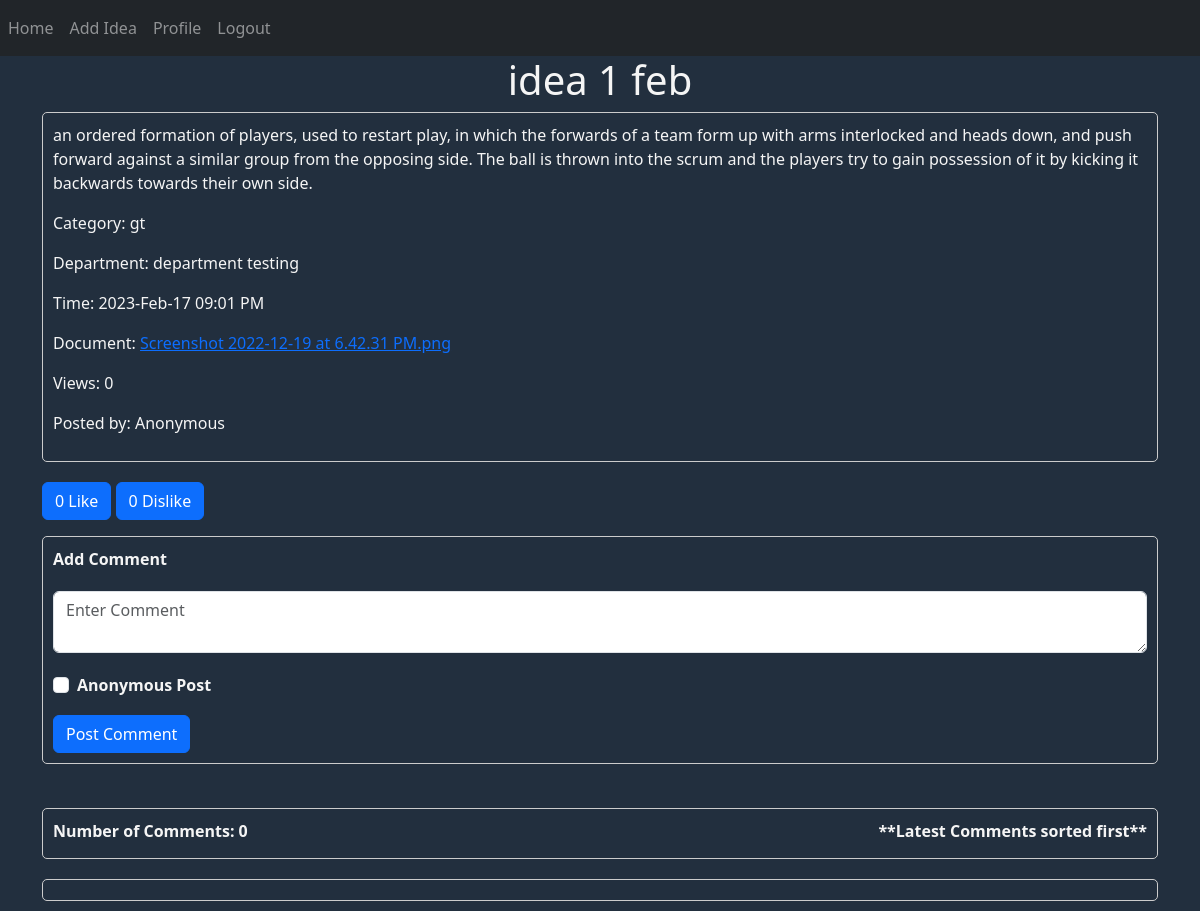
Before: /idea/26 (signed in) with the older database file.
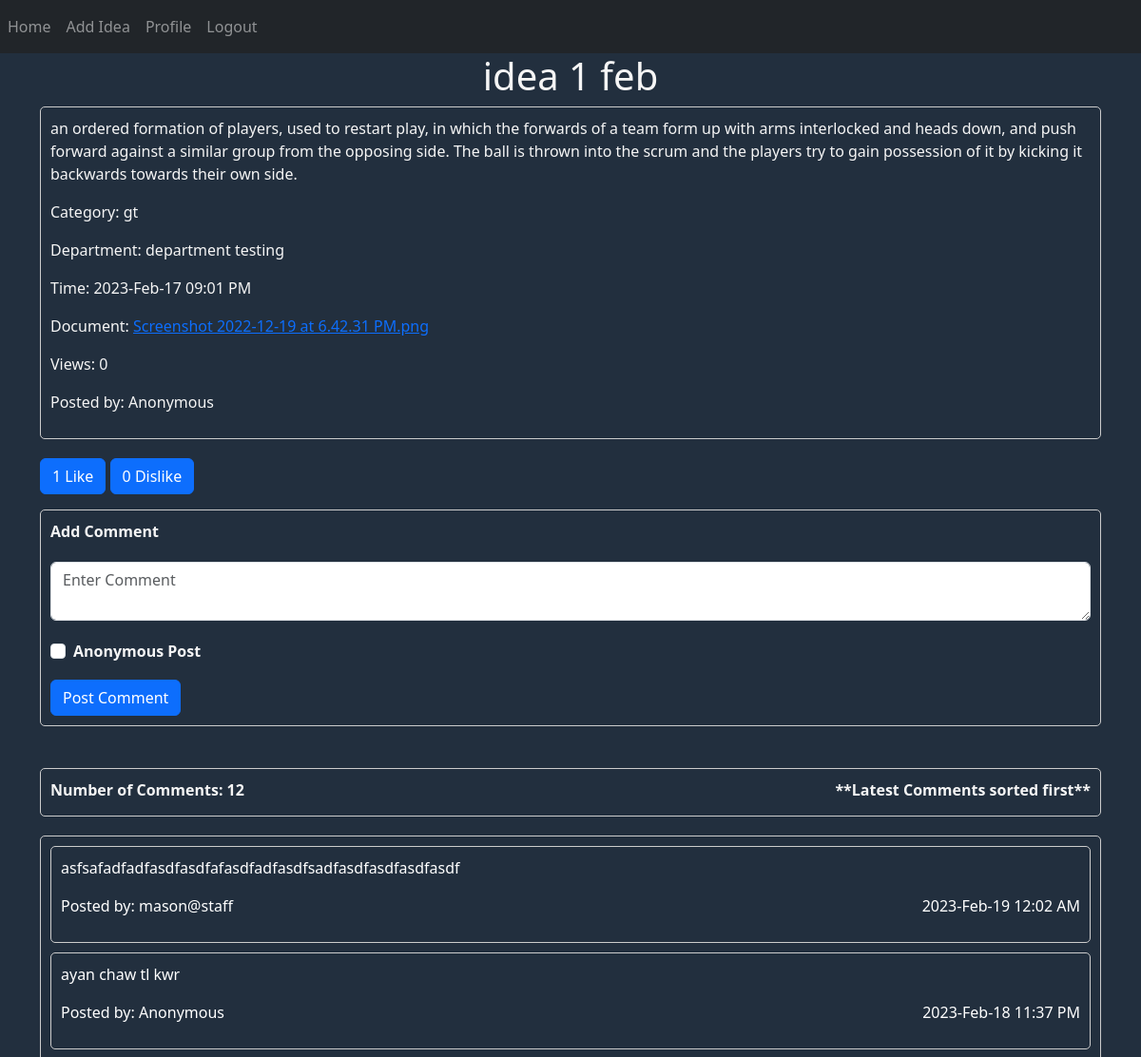
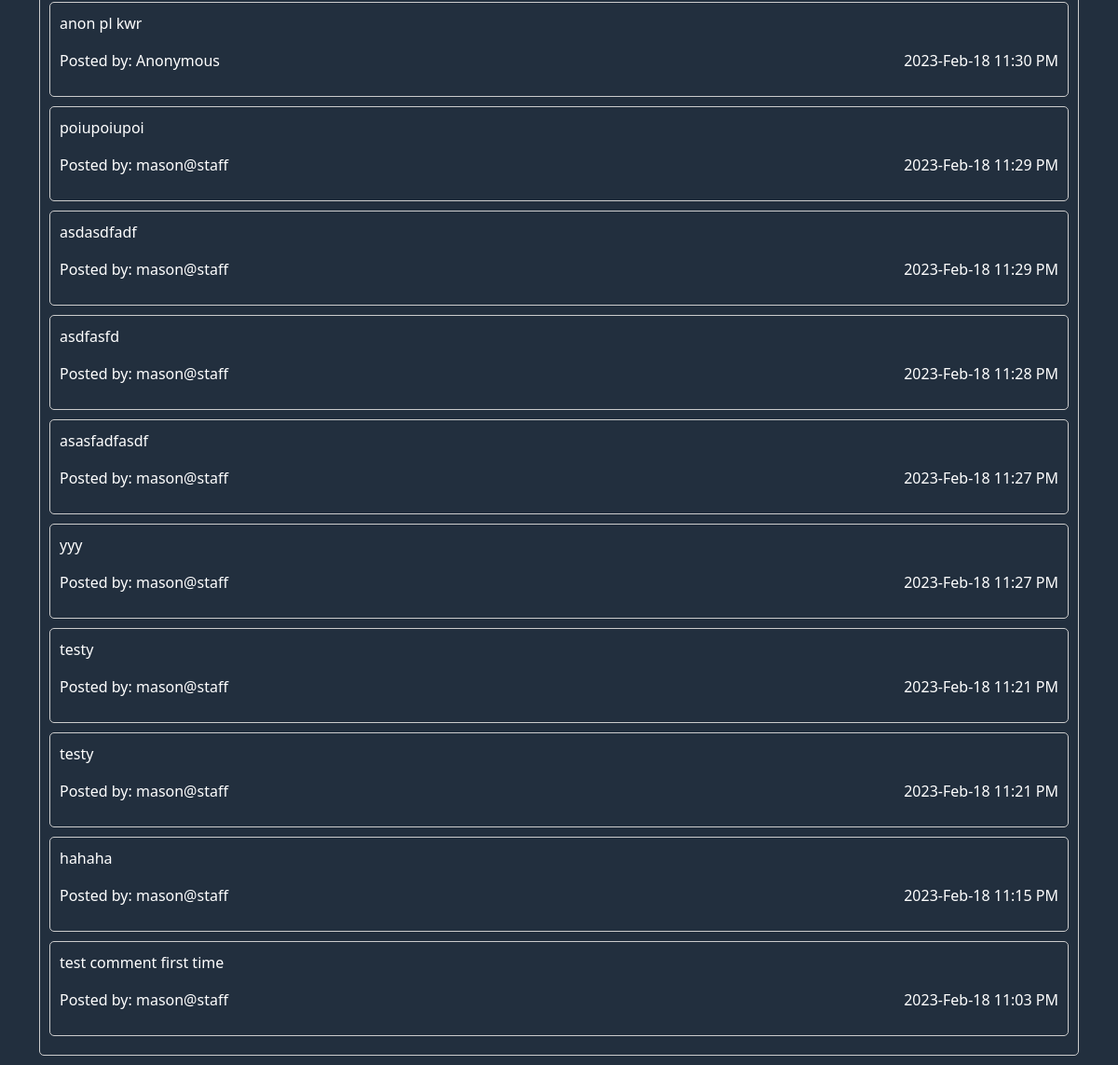
After: the same page with the newer database file (2 pictures, top to bottom).
### website/models.py (models this page shows, shortened)
class Ideas(db.Model, UserMixin):
    id = db.Column(db.Integer, primary_key=True)
    staff_id = db.Column(db.Integer, db.ForeignKey('staff.id'))
    staff = db.relationship('Staff', backref='ideas')
    title = db.Column(db.String(150))
    category = db.Column(db.Integer, db.ForeignKey('category.id'))
    time = db.Column(db.DateTime(timezone=True), default=func.now())
    description = db.Column(db.String(1000))
    document = db.Column(db.String(150), nullable=False)
    anon = db.Column(Boolean, default=False)
    like = db.Column(db.Integer)
    dislike = db.Column(db.Integer)
    view_count = db.Column(db.Integer)
    comment_count = db.Column(db.Integer)
    comment = db.relationship('Comments')
    like_dislike_count = db.relationship('Like')

class Category(db.Model, UserMixin):
    id = db.Column(db.Integer, primary_key=True)
    name = db.Column(db.String(150))

class Staff(db.Model, UserMixin):
    id = db.Column(db.Integer, primary_key=True)
    name = db.Column(db.String(150))
    department = db.Column(db.Integer, db.ForeignKey('department.id'))
    nrc = db.Column(db.String(150))
    role = db.Column(db.String(150))
    email = db.Column(db.String(150), unique=True)
    phone_no = db.Column(db.String(150), unique=True)
    address = db.Column(db.String(255))
    username = db.Column(db.String(150))
    password = db.Column(db.String(150))
    notification = db.relationship('Notifications')
    idea = db.relationship('Ideas')
    comment = db.relationship('Comments')
    like_dislike_count = db.relationship('Like')

class Department(db.Model, UserMixin):
    id = db.Column(db.Integer, primary_key=True)
    name = db.Column(db.String(150))
    staff = db.relationship('Staff')

class Comments(db.Model, UserMixin):
    id = db.Column(db.Integer, primary_key=True)
    idea_id = db.Column(db.Integer, db.ForeignKey('ideas.id'))
    staff_id = db.Column(db.Integer, db.ForeignKey('staff.id'))
    time = db.Column(db.DateTime(timezone=True), default=func.now())
    description = db.Column(db.String(1000))
    anon = db.Column(Boolean, default=False)

### website/auth.py (the view, shortened to what this page needs)
@auth.route('/idea/<int:idea_id>', methods=['GET', 'POST'])
@login_required
def idea_detail(idea_id):
    idea = Ideas.query.get(idea_id)
    categories = Category.query.all()
    departments = Department.query.all()
    category_list = {}
    department_list = {}
    for cat in categories:
        category_list[cat.id] = cat.name
    for dep in departments:
        department_list[dep.id] = dep.name
    comments = Comments.query.filter_by(idea_id=idea_id).order_by(Comments.time.desc()).all()
    for comment in comments:
        comment.staff = Staff.query.get(comment.staff_id)
    return render_template("view_idea.html", comments=comments, user=current_user, idea=idea,categories=category_list, departments=department_list)

### website/__init__.py (called while the page is built)
def create_app():
    app = Flask(__name__)
    app.config['SECRET_KEY'] = 'hjshjhdjah kjshkjdhjs'
    app.config['SQLALCHEMY_DATABASE_URI'] = f'sqlite:///{DB_NAME}'
    db.init_app(app)
    from .views import views
    from .auth import auth
    app.register_blueprint(views, url_prefix='/')
    app.register_blueprint(auth, url_prefix='/')
    from .models import Staff, Department, Comments, Category, Notifications, Admin, Ideas, Like, Settings
    with app.app_context():
        db.create_all()
    login_manager = LoginManager()
    login_manager.login_view = 'auth.login'
    login_manager.init_app(app)
    @login_manager.user_loader
    def load_user(id):
        return Staff.query.get(int(id))
    return app

### website/templates/view_idea.html (shortened to what this page needs)
{% extends "base.html" %}
{% block content %}
<h1 align="center">{{ idea.title }}</h1>
<link rel="stylesheet" href="/static/ideas.css"/>
    <form method="POST">
<div class="idea-box">
  <p>{{ idea.description }}</p>
  <p>Category: {{ categories[idea.category] }}</p>
  <p>Department: {{ departments[idea.staff.department] }}</p>
  <p>Time: {{ idea.time.strftime('%Y-%b-%d %I:%M %p') }}</p>
  <p>Document: <a href="{{ url_for('views.home', filename=idea.document) }}">{{ idea.document }}</a></p>
  <p>Views: {{ idea.view_count }}</p>
  <p>Posted by: {% if idea.anon %}Anonymous{% else %}{{ idea.staff.name }}{% endif %}</p>
</div>
      <p>
        <button type="submit" class="btn btn-primary like-button">
        {{ idea.like }} Like
        </button>
        <button type="button" class="btn btn-primary dislike-button" data-idea-id="{{ idea.id }}" id="dislike-btn-{{ idea.id }}">
          {{ idea.dislike }} Dislike
        </button>
      </p>
      <div class="idea-box">
          <div class="form-group">
                    <label for="comment">Add Comment</label>
                    <textarea type="comment" class="form-control" id="comment" name="comment"
                        placeholder="Enter Comment"></textarea>
          </div>
          <div class="form-check">
                        <input class="form-check-input" type="checkbox" id="anon" name="anon">
                        <label class="form-check-label" for="anon">Anonymous Post</label>
          </div>
          <button type="submit" class="btn btn-primary mt-3">Post Comment</button>
      </div>
    </form>
<br>
<form method="POST">
    <div class="idea-box">
        <div class="comment-count">
            <span style="display: inline-block">
                <label>Number of Comments: {{ idea.comment_count }}</label>
            </span>
            <span style="display: inline-block; float: right">
                <label>**Latest Comments sorted first**</label>
            </span>
        </div>
    </div>
    <div class="comment-box">
        {% for comment in comments %}
            <div class="comment-box">
                <p>{{ comment.description }}</p>
                <span style="display: inline-block"><p>Posted by: {% if comment.anon %}Anonymous{% else %}{{ comment.staff.name }}{% endif %}</p></span>
                <span style="display: inline-block; float: right"><p>{{ comment.time.strftime('%Y-%b-%d %I:%M %p') }}</p></span>
            </div>
        {% endfor %}
    </div>
</form>
{% endblock %}

### website/templates/base.html (shortened to what this page needs)
<!DOCTYPE html>
<html>
<head>
    <link rel="stylesheet" href="https://stackpath.bootstrapcdn.com/bootstrap/4.4.1/css/bootstrap.min.css"
 />
    <link rel="stylesheet" href="https://stackpath.bootstrapcdn.com/font-awesome/4.7.0/css/font-awesome.min.css"
 />
    <link href="https://cdn.jsdelivr.net/npm/bootstrap@5.3.0-alpha1/dist/css/bootstrap.min.css" rel="stylesheet"
>
</head>
<body style="background-color: #222f3e; color: whitesmoke">
    <nav class="navbar navbar-expand-lg navbar-dark bg-dark">
        <div class="collapse navbar-collapse" id="navbar">
            <div class="navbar-nav">
                {% if user.is_authenticated %}
                <a class="nav-item nav-link" id="home" href="/">Home</a>
                <a class="nav-item nav-link" id="add_idea" href="/add-idea">Add Idea</a>
                <a class="nav-item nav-link" id="profile" href="/profile">Profile</a>
                <a class="nav-item nav-link" id="logout" href="/logout">Logout</a>
                {% else %}
                <a class="nav-item nav-link" id="Login" href="/login">Login</a>
                {% endif %}
            </div>
        </div>
    </nav>
    <div class="container">{% block content %} {% endblock %}</div>
    </body>
    </html>

### website/static/ideas.css (style rules this page uses)
body { color: white; }
.form-control { color: white; }
.idea-box { border: 1px solid #ccc; border-radius: 5px; margin-bottom: 20px; padding: 10px; }
.comment-box { border: 1px solid #ccc; background-color: #222f3e; border-radius: 5px; margin-bottom: 20px; color: white; padding: 10px; margin-bottom: 10px; }
textarea.form-control { color: black; }
button { background-color: #4CAF50; color: white; padding: 10px 20px; border: none; border-radius: 4px; cursor: pointer; }
.form-group { margin-bottom: 20px; }
label { display: block; margin-bottom: 5px; font-weight: bold; }
input[type="text"], textarea { width: 100%; padding: 12px; border: 1px solid #ccc; border-radius: 4px; resize: vertical; }
.form-control { margin: 20px 0; }

Changed rows visible on the page:
changed Ideas "idea 1 feb": like "0" → "1"; comment_count "0" → "12"
added Comments: description "asfsafadfadfasdfasdfafasdfadfasdfsadfasdfasdfasdfasdf", staff.name "mason@staff", time "2023-Feb-19 12:02 AM"
added Comments: description "ayan chaw tl kwr", anon "Anonymous", time "2023-Feb-18 11:37 PM"
added Comments: description "anon pl kwr", anon "Anonymous", time "2023-Feb-18 11:30 PM"
added Comments: description "poiupoiupoi", staff.name "mason@staff", time "2023-Feb-18 11:29 PM"
added Comments: description "asdasdfadf", staff.name "mason@staff", time "2023-Feb-18 11:29 PM"
added Comments: description "asdfasfd", staff.name "mason@staff", time "2023-Feb-18 11:28 PM"
added Comments: description "asasfadfasdf", staff.name "mason@staff", time "2023-Feb-18 11:27 PM"
added Comments: description "yyy", staff.name "mason@staff", time "2023-Feb-18 11:27 PM"
added Comments: description "testy", staff.name "mason@staff", time "2023-Feb-18 11:21 PM"
added Comments: description "testy", staff.name "mason@staff", time "2023-Feb-18 11:21 PM"
added Comments: description "hahaha", staff.name "mason@staff", time "2023-Feb-18 11:15 PM"
added Comments: description "test comment first time", staff.name "mason@staff", time "2023-Feb-18 11:03 PM"
